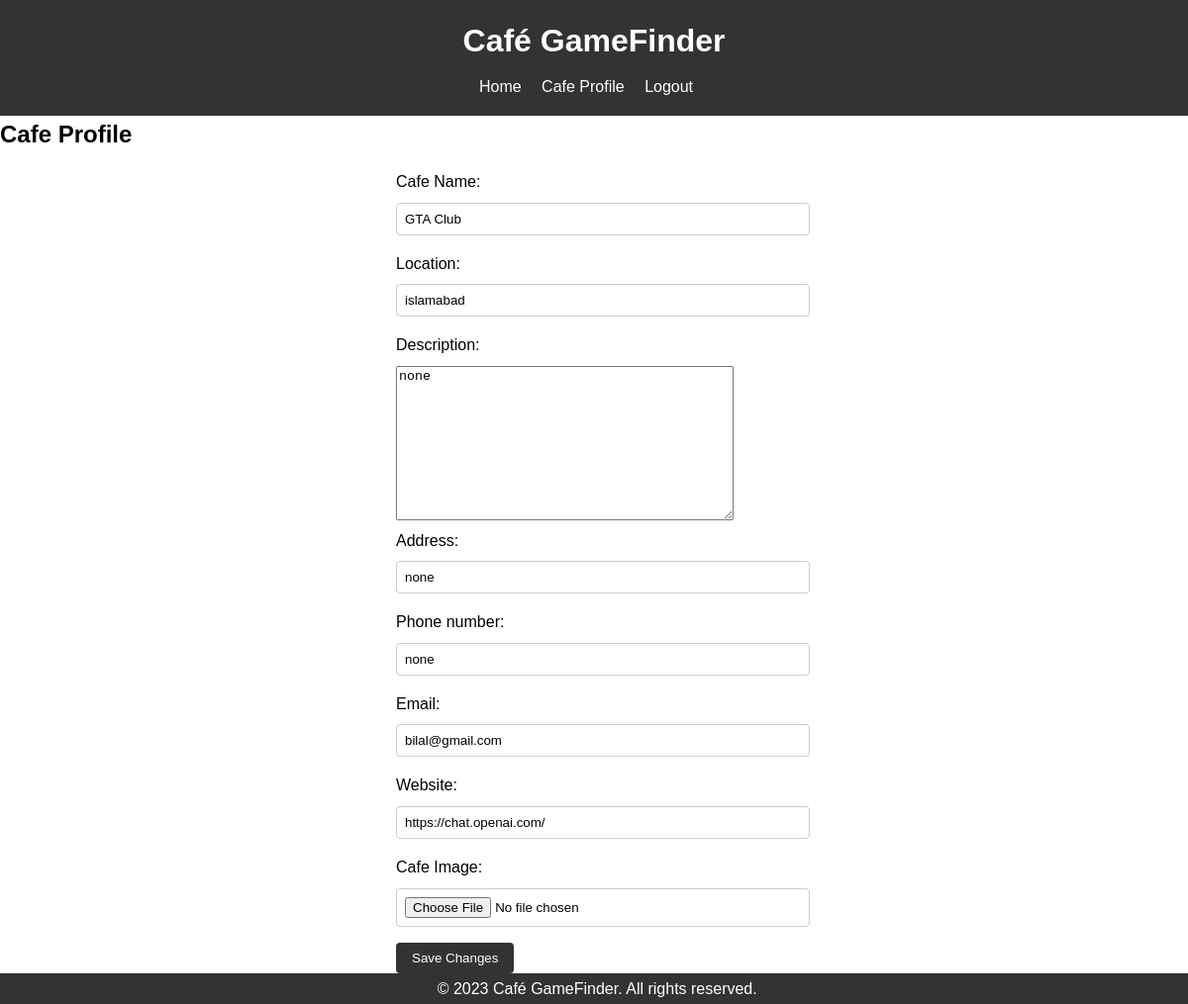
Page /cafe_profile/ (signed in) on the committed database.
### boardgame_app/models.py (models this page shows, shortened)
class Cafe(models.Model):
    owner = models.OneToOneField(User, on_delete=models.CASCADE)
    name = models.CharField(max_length=255, verbose_name="Cafe Name")
    description = models.TextField(max_length=255, null=True, blank=True)
    location = models.CharField(max_length=255, null=True, blank=True)
    address = models.CharField(max_length=255, null=True, blank=True)
    phone_number = models.CharField(max_length=255, null=True, blank=True)
    email = models.EmailField(max_length=255, null=True, blank=True)
    website = models.URLField(blank=True, null=True, verbose_name="Website")
    image = models.ImageField(upload_to='cafe_images/', blank=True, null=True, verbose_name="Cafe Image")

### boardgame_app/views.py (the view)
# urls.py: path('cafe_profile/', cafe_profile, name='cafe_profile'),
@login_required
def cafe_profile(request):
    cafe = Cafe.objects.get(owner=request.user)
    if request.method == 'POST':
        form = CafeProfileForm(request.POST, instance=cafe)
        if form.is_valid():
            form.save()
            return redirect('cafe_owner')
    else:
        form = CafeProfileForm(instance=cafe)
    return render(request, 'cafe_profile.html', {'form': form})

### boardgame_app/forms.py
class CafeProfileForm(forms.ModelForm):
    class Meta:
        model = Cafe
        fields = ['name', 'location', 'owner', 'description', 'address', 'phone_number', 'email',
                  'website', 'image']
        widgets = {'owner': forms.HiddenInput()}

### boardgame_app/templates/cafe_profile.html (shortened to what this page needs)
{% load static %}
<!DOCTYPE html>
<html lang="en">
<head>
    <link rel="stylesheet" href="{% static 'styles.css' %}">
</head>
<body>
    <header>
        <h1>Café GameFinder</h1>
        <nav>
            <a href="{% url 'index' %}">Home</a>
            {% if user.is_authenticated %}
                {% if user.cafe %}
                    <a href="{% url 'cafe_profile' %}">Cafe Profile</a>
                {% else %}
                    <a href="{% url 'profile' %}">Profile</a>
                    <a href="{% url 'reserve' %}">Reserve</a>
                {% endif %}
                <a href="{% url 'logout' %}" onclick="event.preventDefault(); document.getElementById('logout-form').submit();">
                    Logout
                </a>
            {% else %}
                <a href="{% url 'login' %}">Login</a>
                <a href="{% url 'register' %}">Register</a>
            {% endif %}
        </nav>
    </header>
    <section id="cafe-profile-form">
        <h2>Cafe Profile</h2>
        <form method="post" enctype="multipart/form-data" action="{% url 'cafe_profile' %}">
            {{ form.as_p }}
            <button type="submit">Save Changes</button>
        </form>
    </section>
    <footer>
        <p>&copy; 2023 Café GameFinder. All rights reserved.</p>
    </footer>
</body>
</html>

### boardgame_app/static/styles.css (style rules this page uses)
body, h1, h2, p, nav, form { margin: 0; padding: 0; }
body { font-family: 'Arial', sans-serif; line-height: 1.6; display: flex; flex-direction: column; min-height: 100vh; }
header { background-color: #333; color: #fff; padding: 1rem; text-align: center; }
h1 { margin-bottom: 0.5rem; }
nav a { color: #fff; margin-right: 1rem; text-decoration: none; }
form { max-width: 400px; margin: 0 auto; }
label { display: block; margin-bottom: 0.5rem; }
input, select { width: 100%; padding: 0.5rem; margin-bottom: 1rem; border: 1px solid #ccc; border-radius: 4px; }
button { background-color: #333; color: #fff; padding: 0.5rem 1rem; border: none; border-radius: 4px; cursor: pointer; }
form { margin-top: 1rem; }
footer { background-color: #333; color: #fff; padding: 0.2rem; text-align: center; position: relative; bottom: 0; width: 100%; z-index: 0; }

### rows in the picture
Cafe: name "GTA Club", location "islamabad", description "none", address "none", phone_number "none", email "bilal@gmail.com", website "https://chat.openai.com/"
